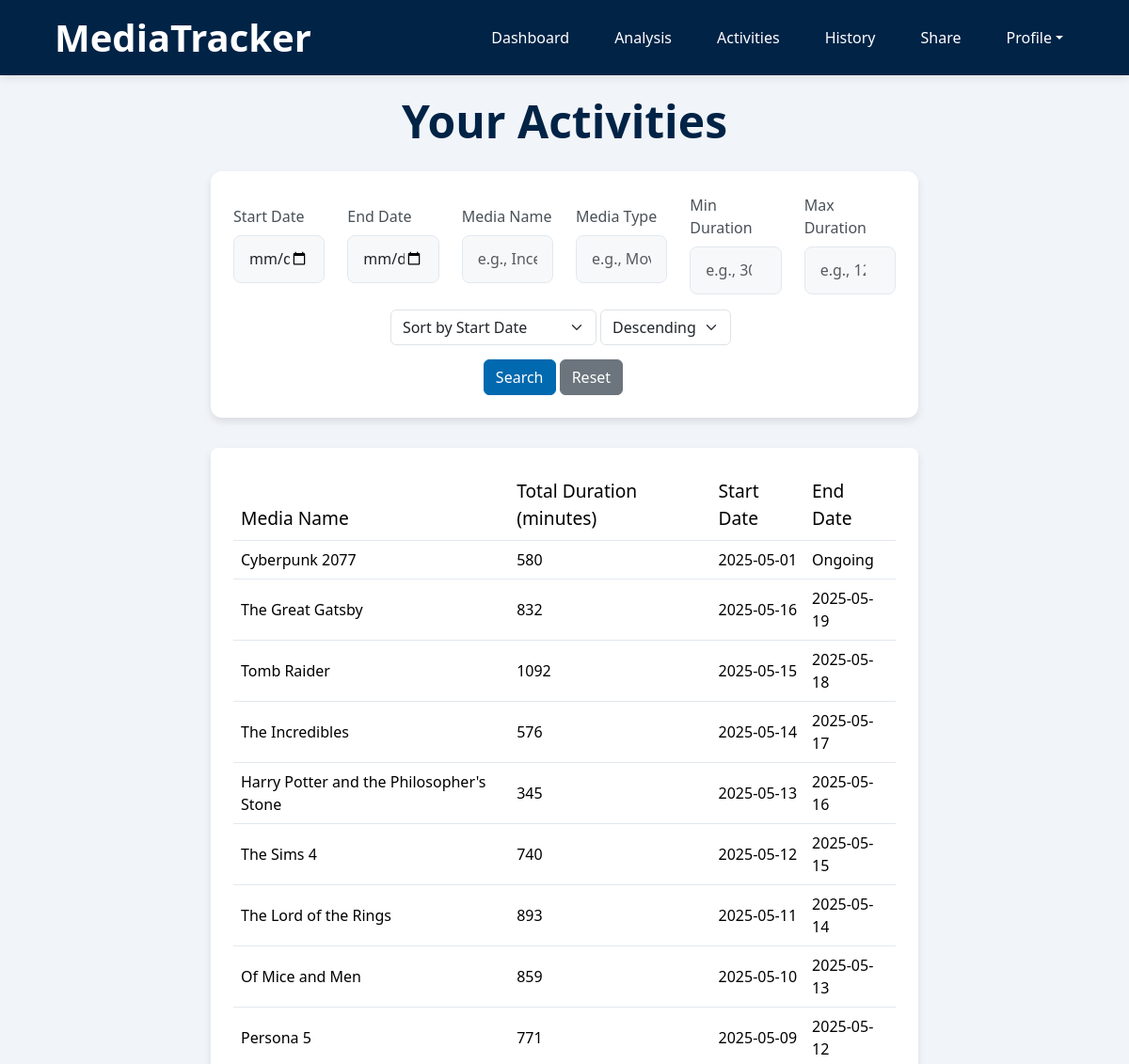
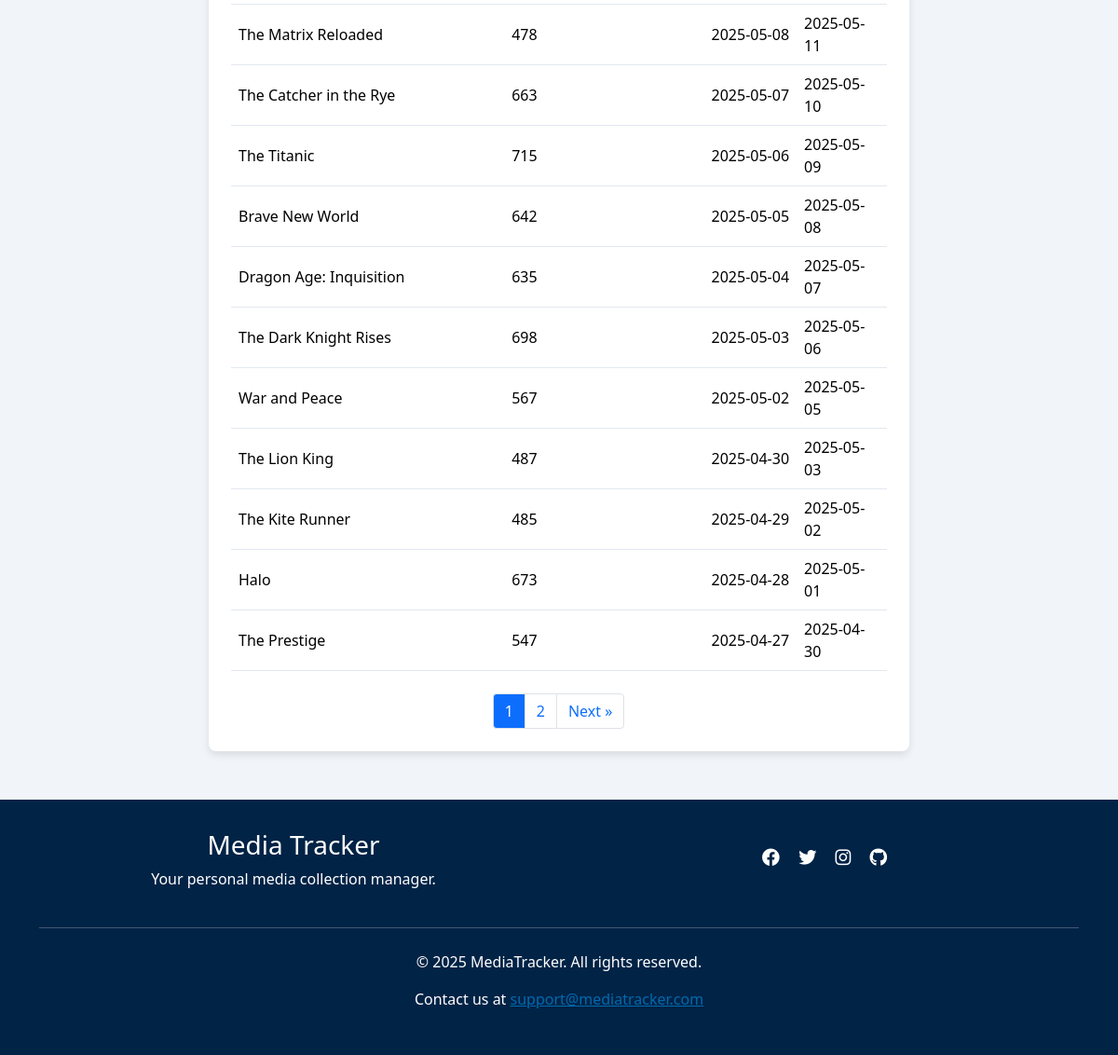
/activities (signed in), run on the app's committed database (2 pictures, top to bottom).
### app/models.py (models this page shows)
class Activities(db.Model):
    __tablename__ = 'Activities'
    id = db.Column(db.Integer, primary_key=True)
    username = db.Column(db.String(80), db.ForeignKey('Users.username'), nullable=False)
    media_type = db.Column(db.String(50), nullable=False)
    media_subtype = db.Column(db.String(50), nullable=True)
    media_name = db.Column(db.String(120), nullable=False)
    status = db.Column(db.String(20), nullable=False, default='ongoing')
    start_date = db.Column(db.Date, nullable=True)
    end_date = db.Column(db.Date, nullable=True)
    rating = db.Column(db.Float, nullable=True)
    comment = db.Column(db.Text, nullable=True)
    media_entries = db.relationship('Entries', backref='activity')

### app/routes.py (the view)
@blueprint.route('/activities', methods=['GET'])
@login_required
def activities():
    result = get_activities(current_user.username, request)
    if result:
        return result

### app/forms.py
class EndActivityForm(FlaskForm):
    activity_id = HiddenField('Activity ID', validators=[DataRequired()])
    rating = IntegerField('Rating (1-10)', validators=[Optional(), NumberRange(min=1, max=10)])
    comment = TextAreaField('Comment', validators=[Optional()])
    submit = SubmitField('Submit')

class ReopenActivityForm(FlaskForm):
    activity_id = HiddenField('Activity ID', validators=[DataRequired()])
    submit = SubmitField('Reopen Activity')

### app/helpers/activities_functions.py (called while the page is built, shortened)
def apply_activity_filters(query, filters):
    if filters.get('start_date'):
        query = query.filter(Entries.date >= filters['start_date'])
    if filters.get('end_date'):
        query = query.filter(Entries.date <= filters['end_date'])
    if filters.get('media_name'):
        query = query.filter(Activities.media_name.ilike(f"%{filters['media_name']}%"))
    if filters.get('min_duration'):
        min_d = int(filters['min_duration'])
        query = query.having(func.sum(cast(Entries.duration, Integer)) >= min_d)
    if filters.get('max_duration'):
        max_d = int(filters['max_duration'])
        query = query.having(func.sum(cast(Entries.duration, Integer)) <= max_d)
    return query

### app/models.py (called while the page is built)
@login.user_loader
def load_user(username):
    return db.session.get(Users, username)

### app/templates/activities.html (shortened to what this page needs)
{% extends "base.html" %}
{% block content %}
<div class="page-container">
    {% if current_user.username == username %}
        <h2 class="text-center page-title">Your Activities</h2>
    {% else %}
        <h2 class="text-center page-title">{{ username }}'s Activities</h2>
    {% endif %}
    <section class="section wow fadeInUp" data-wow-duration="0.2s" data-wow-delay="0.05s">
    <form action="{{ url_for('main.activities') }}" method="GET">
        <div class="row align-items-center">
            <div class="col-md-2">
                <label for="start_date" class="form-label">Start Date</label>
                <input type="date" id="start_date" name="start_date" class="form-control" value="{{ request.args.get('start_date', '') }}">
            </div>
            <div class="col-md-2">
                <label for="end_date" class="form-label">End Date</label>
                <input type="date" id="end_date" name="end_date" class="form-control" value="{{ request.args.get('end_date', '') }}">
            </div>
            <div class="col-md-2">
                <label for="media_name" class="form-label">Media Name</label>
                <input type="text" id="media_name" name="media_name" class="form-control" placeholder="e.g., Inception" value="{{ request.args.get('media_name', '') }}">
            </div>
            <div class="col-md-2">
                <label for="media_type" class="form-label">Media Type</label>
                <input type="text" id="media_type" name="media_type" class="form-control" placeholder="e.g., Movie" value="{{ request.args.get('media_type', '') }}">
            </div>
            <div class="col-md-2">
                <label for="min_duration" class="form-label">Min Duration</label>
                <input type="number" id="min_duration" name="min_duration" class="form-control" placeholder="e.g., 30" value="{{ request.args.get('min_duration', '') }}">
            </div>
            <div class="col-md-2">
                <label for="max_duration" class="form-label">Max Duration</label>
                <input type="number" id="max_duration" name="max_duration" class="form-control" placeholder="e.g., 120" value="{{ request.args.get('max_duration', '') }}">
            </div>
            <div class="row mt-3">
                <div class="sort text-center">
                    <select name="sort_field" class="form-select d-inline-block w-auto ms-3" style="display:inline-block; width:auto;">
                        <option value="start_date" {% if request.args.get('sort_field', 'start_date') == 'start_date' %}selected{% endif %}>Sort by Start Date</option>
                    </select>
                    <select name="sort_order" class="form-select d-inline-block w-auto" style="display:inline-block; width:auto;">
                        <option value="desc" {% if request.args.get('sort_order', 'desc') == 'desc' %}selected{% endif %}>Descending</option>
                    </select>
                </div>
                <div class="col-md-12 text-center">
                    <button type="submit" class="btn btn-primary">Search</button>
                    <a href="{{ url_for('main.activities') }}" class="btn btn-secondary">Reset</a>
                </div>
            </div>
        </div>
    </form>
    </section>
    <section class="table-section">
    <table class="table hover">
        <thead>
            <tr>
                <th class="wow fadeInUp" data-wow-duration="0.2s" data-wow-delay="0.1s">Media Name</th>
                <th class="wow fadeInUp" data-wow-duration="0.2s" data-wow-delay="0.15s">Total Duration (minutes)</th>
                <th class="wow fadeInUp" data-wow-duration="0.2s" data-wow-delay="0.2s">Start Date</th>
                <th class="wow fadeInUp" data-wow-duration="0.2s" data-wow-delay="0.25s">End Date</th>
            </tr>
        </thead>
        <tbody>
            {% for activity in uncompleted_activities %}
            <tr class="activity-row">
                <td class="wow fadeInUp" data-wow-duration="0.2s" data-wow-delay="0.1s">{{ activity.media_name }}</td>
                <td class="wow fadeInUp" data-wow-duration="0.2s" data-wow-delay="0.15s">{{ activity.total_duration }}</td>
                <td class="wow fadeInUp" data-wow-duration="0.2s" data-wow-delay="0.2s">{{ activity.start_date }}</td>
                <td class="wow fadeInUp" data-wow-duration="0.2s" data-wow-delay="0.25s">Ongoing</td>
            </tr>
            {% endfor %}
            {% for activity in completed_activities %}
            <tr class="activity-row">
                <td class="wow fadeInUp" data-wow-duration="0.2s" data-wow-delay="0.1s">{{ activity.media_name }}</td>
                <td class="wow fadeInUp" data-wow-duration="0.2s" data-wow-delay="0.15s">{{ activity.total_duration }}</td>
                <td class="wow fadeInUp" data-wow-duration="0.2s" data-wow-delay="0.2s">{{ activity.start_date }}</td>
                <td class="wow fadeInUp" data-wow-duration="0.2s" data-wow-delay="0.25s">{{ activity.end_date }}</td>
            </tr>
            {% endfor %}
        </tbody>
    </table>
    {% if total_pages > 1 %}
        <nav aria-label="Pagination">
        <ul class="pagination justify-content-center mt-4">
            {% for p in range(1, total_pages+1) %}
            <li class="page-item {% if p==page %}active{% endif %}">
                <a class="page-link"
                href="{{ url_for(request.endpoint, page=p, **request_args) }}">
                {{ p }}
                </a>
            </li>
            {% endfor %}
            {% if page < total_pages %}
            <li class="page-item">
                <a class="page-link"
                href="{{ url_for(request.endpoint, page=page+1, **request_args) }}">
                Next &raquo;
                </a>
            </li>
            {% endif %}
        </ul>
        </nav>
        {% endif %}
    </section>
</div>
{% endblock %}

### app/static/styles.css (style rules this page uses)
:root { --primary-color: #0069af; --secondary-color: #002346; --background-color:#f1f5f9; --light-border: #e2e8f0; }
body { font-family: 'Segoe UI', Tahoma, Geneva, Verdana, sans-serif; background-color: var(--background-color); }
nav ul { display: flex; list-style: none; margin: 0; padding: 0; }
nav ul li { margin-left: 1.5rem; }
nav ul li a { color: white; text-decoration: none; font-weight: 500; transition: color 0.3s; padding: 0.5rem 0.75rem; border-radius: 4px; }
html, body { height: 100%; margin: 0; padding: 0; }
body { display: flex; flex-direction: column; }
table { width: 100%; border-collapse: collapse; }
th { background-color: #ffffff; padding: 0.75rem 1rem; text-align: left; font-weight: 500; color: #495057; border-bottom: 1px solid var(--light-border); font-size: 1.2rem; }
td { padding: 0.75rem; border-bottom: 1px solid var(--light-border); vertical-align: middle; }
thead { padding: 0.75rem 1rem; }
.btn-primary { background-color: var(--primary-color); border-color: var(--primary-color); }
.section { background: white; border-radius: 0.75rem; box-shadow: 0 4px 8px rgba(0,0,0,0.1); padding: 1.5rem; margin-bottom: 2rem; }
.page-title { font-size: 3rem; font-weight: bold; margin-bottom: 1.5rem; color: var(--secondary-color); }
.page-container { margin: 0 auto; width: 66%; padding: 20px; }
.pagination .page-item { margin: 0; }
.pagination .page-link { border-radius: 0; margin-left: -1px; border: 1px solid #dee2e6; }
.pagination .page-item:first-child .page-link { border-top-left-radius: 0.25rem; border-bottom-left-radius: 0.25rem; }
.pagination .page-item:last-child .page-link { border-top-right-radius: 0.25rem; border-bottom-right-radius: 0.25rem; }
.table-section { background-color: white; border-radius: 8px; box-shadow: 0 4px 8px rgba(0, 0, 0, 0.1); padding: 1.5rem; margin-bottom: 2rem; overflow-x: auto; }
.form-control { padding: 0.8rem 1rem; border-radius: 8px; border: 1px solid var(--light-border); transition: all 0.3s ease; font-size: 1rem; background-color: #f2f4f59c; }
.form-label { font-weight: 500; margin-bottom: 0.5rem; color: #495057; }
.wow { visibility: hidden; }
.wow.animated { visibility: visible; }
.sort { padding-bottom: 15px; }

### data on the page
Activities: media_name "Cyberpunk 2077", total_duration "580", start_date "2025-05-01"
Activities: media_name "The Great Gatsby", total_duration "832", start_date "2025-05-16", end_date "2025-05-19"
Activities: media_name "Tomb Raider", total_duration "1092", start_date "2025-05-15", end_date "2025-05-18"
Activities: media_name "The Incredibles", total_duration "576", start_date "2025-05-14", end_date "2025-05-17"
Activities: media_name "Harry Potter and the Philosopher's Stone", total_duration "345", start_date "2025-05-13", end_date "2025-05-16"
Activities: media_name "The Sims 4", total_duration "740", start_date "2025-05-12", end_date "2025-05-15"
Activities: media_name "The Lord of the Rings", total_duration "893", start_date "2025-05-11", end_date "2025-05-14"
Activities: media_name "Of Mice and Men", total_duration "859", start_date "2025-05-10", end_date "2025-05-13"
Activities: media_name "Persona 5", total_duration "771", start_date "2025-05-09", end_date "2025-05-12"
Activities: media_name "The Matrix Reloaded", total_duration "478", start_date "2025-05-08", end_date "2025-05-11"
Activities: media_name "The Catcher in the Rye", total_duration "663", start_date "2025-05-07", end_date "2025-05-10"
Activities: media_name "The Titanic", total_duration "715", start_date "2025-05-06", end_date "2025-05-09"
Activities: media_name "Brave New World", total_duration "642", start_date "2025-05-05", end_date "2025-05-08"
Activities: media_name "Dragon Age: Inquisition", total_duration "635", start_date "2025-05-04", end_date "2025-05-07"
Activities: media_name "The Dark Knight Rises", total_duration "698", start_date "2025-05-03", end_date "2025-05-06"
Activities: media_name "War and Peace", total_duration "567", start_date "2025-05-02", end_date "2025-05-05"
Activities: media_name "The Lion King", total_duration "487", start_date "2025-04-30", end_date "2025-05-03"
Activities: media_name "The Kite Runner", total_duration "485", start_date "2025-04-29", end_date "2025-05-02"
Activities: media_name "Halo", total_duration "673", start_date "2025-04-28", end_date "2025-05-01"
Activities: media_name "The Prestige", total_duration "547", start_date "2025-04-27", end_date "2025-04-30"

### other printed values
{{ p }} "1" "2"
